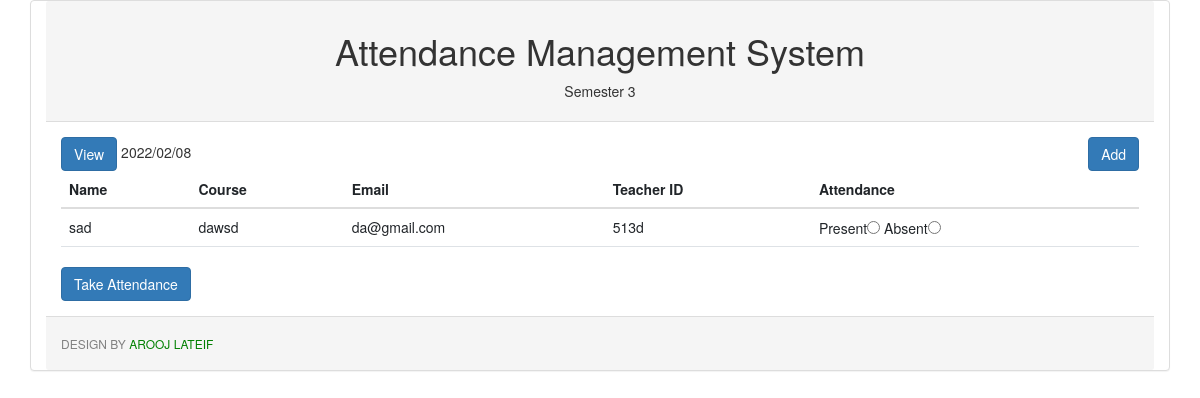
/teacher2.php, run on the app's committed database.
### tables this page shows
CREATE TABLE `teach2` (
  `reg_id` int(11) NOT NULL,
  `name` varchar(50) NOT NULL,
  `fname` varchar(50) NOT NULL,
  `email` varchar(100) NOT NULL,
  `roll` varchar(10) NOT NULL
);

### teacher2.php (the view, shortened to what this page needs)
<?php include_once('connection.php'); ?>
<!DOCTYPE html>
<html lang="en">
<head>
 <link href="https://cdn.jsdelivr.net/npm/bootstrap@5.1.3/dist/css/bootstrap.min.css" rel="stylesheet">
<link rel="stylesheet" href="bootstrap/bootstrap.min.css">
  <link rel="stylesheet" href="https://maxcdn.bootstrapcdn.com/bootstrap/3.4.1/css/bootstrap.min.css">
</head>
<body>
 <div class="panel panel-default container">
  <div class="panel-heading">
    <h1 style="text-align : center">Attendance Management System</h1>
    <p style="text-align : center">Semester 3</p>
  </div>
  <div class="panel-body">
   <a href="tview2.php" class="btn btn-primary">View</a>
   <?php echo date('Y/m/d') ?>
   <a href="tadd2.php" class="btn btn-primary pull-right" style="float:right">Add</a>
  <form method="post">
    <div class="table-responsive">
  <table class="table ">
   <thead>
   <tr>
    <th>Name</th>
    <th>Course</th>
    <th>Email</th>
    <th>Teacher ID</th>
    <th>Attendance</th>
   </tr>
   </thead>
 <tbody>
 <?php
 $query = "select * from teach2";
 $result = $link->query($query);
 while($show = $result->fetch_assoc())
 {
?>
 <tr>
  <td><?php echo $show['name']; ?></td>
  <td><?php echo $show['fname']; ?></td>
  <td><?php echo $show['email']; ?></td>
  <td><?php echo $show['roll']; ?></td>
  <td>
   Present<input required type="radio" name="teachattendance2[<?php echo $show['reg_id']  ?>]" value="Present">
   Absent<input required type="radio" name="teachattendance2[<?php echo $show['reg_id']  ?>]" value="Absent" type="text">
  </td>
 </tr>
<?php } ?>
 </tbody>
  </table>
</div>
  <input type="submit" class="btn btn-primary" value="Take Attendance">
</form>
  </div>
  <div class="panel-footer">
   <h6 style="color:grey;text-transform:uppercase">Design by <span style="color:green"> Arooj Lateif </span></h6>
  </div>
 </div>
</body>
</html>

### data on the page
teach2: name "sad", fname "dawsd", email "da@gmail.com", roll "513d"
